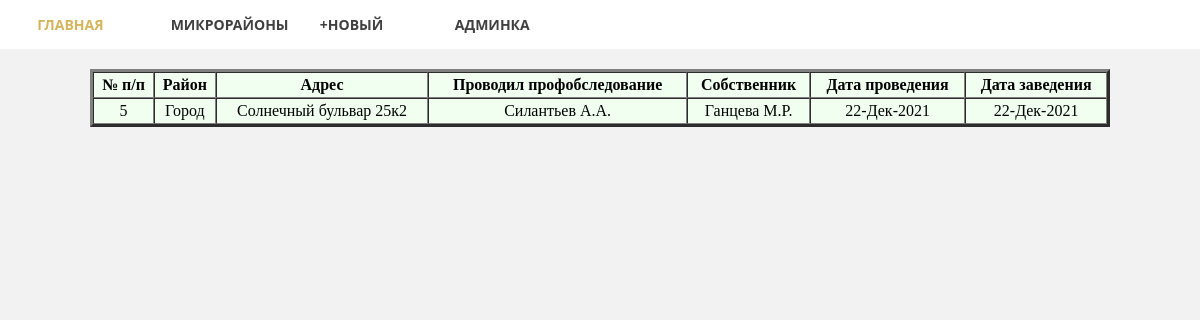
Screenshot of /mkr_name/5/ with the database file from the repository.
### pas_chjs/models.py (models this page shows, shortened)
class Pas_chjs(models.Model):
     pas_number = models.IntegerField(verbose_name='Номер паспорта', unique=True)
     mkr_name_pas = models.ForeignKey('Mkr_name', on_delete=models.PROTECT, null=True, verbose_name='Микрорайон')
     pas_adress = models.CharField(max_length=350, verbose_name='Адрес')
     stages = models.IntegerField(blank=True, verbose_name='Этажность')
     walls_material = models.ForeignKey('Materials_walls', on_delete=models.PROTECT, null=True, verbose_name='Стены', blank=True)
     electric = models.BooleanField(default=True, verbose_name='Электрофицирован')
     apis = models.IntegerField(default=0, verbose_name='АПИ')
     living = models.IntegerField(default=0, verbose_name='Проживает')
     childrens = models.IntegerField(default=0, verbose_name='Дети')
     characteristic = models.TextField(blank=True, verbose_name='Характеристика')
     owner_name = models.CharField(max_length=200, blank=True, verbose_name='Имя собственника')
     date_owner = models.DateField(verbose_name='Дата')
     woker_mchs = models.CharField(max_length=200, verbose_name='Сотрудник')
     woker_date = models.DateField(verbose_name='Дата')
     unfineshed = models.BooleanField(default=False, verbose_name='Недострой')
     created_at = models.DateTimeField(auto_now_add=True, verbose_name='Создано')
     created_update = models.DateTimeField(auto_now=True, verbose_name='Обновлено')
     class Meta:
          verbose_name = 'Паспорт'
          verbose_name_plural = 'Паспорта'
          ordering = ['-created_at']

class Mkr_name(models.Model):
     name = models.CharField(max_length=150, db_index=True, verbose_name='Микрорайон')
     def __str__(self):
         return self.name
     class Meta:
          verbose_name = 'Микрорайон'
          verbose_name_plural = 'Микрорайоны'

### pas_chjs/views.py (the view)
# urls.py: path('mkr_name/<int:mkr_name_pas_id>/', get_mkr_name),
def get_mkr_name(request, mkr_name_pas_id):
    pas_chjs = Pas_chjs.objects.filter(mkr_name_pas_id=mkr_name_pas_id)
    mkr_names = Mkr_name.objects.all()
    mkr_name = Mkr_name.objects.get(pk=mkr_name_pas_id)
    return render(request, 'pas_chjs/mkr.html', {'pas_chjs': pas_chjs, 'mkr_names': mkr_names,
                                                 'mkr_name': mkr_name, })

### pas_chjs/templates/pas_chjs/mkr.html (shortened to what this page needs)
<!DOCTYPE html>
<html lang="en">
<head>
</head>
<body>
<header>
  <nav>
      <ul class="topmenu">
        <li><a href="/">Главная</a></li>
        <li><a href="" class="submenu-link">Микрорайоны</a>
        </li>
        <li><a href="/admin/pas_chjs/pas_chjs/add/">+Новый</a></li>
        <li><a href="/admin">Админка</a></li>
      </ul>
    </nav>
</header>
        <table width="85%" bgcolor="#F0FFF0" cellspacing="0" cellpadding="3" border="3" align="center">
            <caption><h2></h2></caption>
            <tr align="center">
                <th>№ п/п</th>
                <th>Район</th>
                <th>Адрес</th>
                <th>Проводил профобследование</th>
                <th>Собственник</th>
                <th>Дата проведения</th>
                <th>Дата заведения</th>
            </tr>
    {% for pas in pas_chjs %}
        <tr>
            <td align="center">{{ pas.pas_number }}</td>
            <td align="center">{{ pas.mkr_name_pas }}</td>
            <td align="center">{{ pas.pas_adress }}</td>
            <td align="center">{{ pas.woker_mchs }}</td>
            <td align="center">{{ pas.owner_name }}</td>
            <td align="center">{{ pas.woker_date|date:"d-M-Y" }}</td>
            <td align="center">{{ pas.created_at|date:"d-M-Y" }}</td>
      </tr>
    {% endfor %}
    </table>
</body>
</html>

### pas_chjs/templates/pas_chjs/mkr.html (style rules this page uses)
* { box-sizing: border-box; }
body { margin: 0; background: #f2f2f2; }
header { background: white; text-align: center; }
header a { text-decoration: none; outline: none; display: block; transition: .3s ease-in-out; }
nav { display: table; margin: 50 auto; }
nav ul { list-style: none; margin: 0; padding: 0; }
.topmenu > li { width: 25%; float: left; position: relative; font-family: 'Open Sans', sans-serif; }
.topmenu > li > a { text-transform: uppercase; font-size: 14px; font-weight: bold; color: #404040; padding: 15px 30px; }
.submenu-link:after { font-family: "FontAwesome"; color: inherit; margin-left: 10px; }

### rows the page displays
Pas_chjs: pas_number "5", mkr_name_pas "Город", pas_adress "Солнечный бульвар 25к2", woker_mchs "Силантьев А.А.", owner_name "Ганцева М.Р.", woker_date "22-Дек-2021", created_at "22-Дек-2021"
